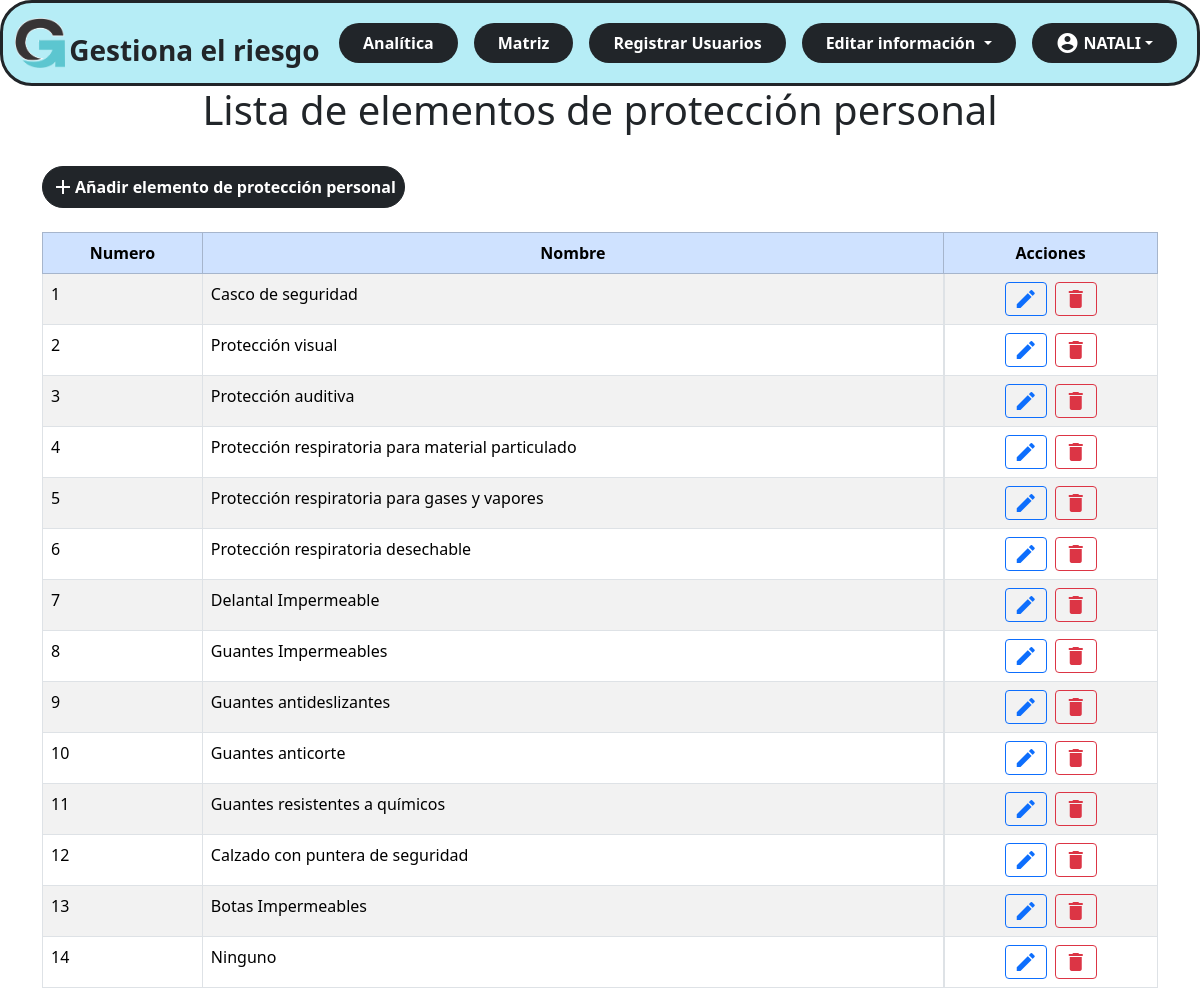
The page /administrador/epp.php (signed in) on the database its author committed.
### tables this page shows
CREATE TABLE `tblelementosproteccionpersonal` (
  `Codigo` int(3) NOT NULL,
  `Nombre` varchar(100) NOT NULL
);

### administrador/epp.php (the view, shortened to what this page needs)
<!DOCTYPE html>
<html lang="en">
<head>
    <link rel="stylesheet" href="style.css">
    <link rel="stylesheet" href="./css/style_admin.css">
    <?php
    include ('vistas\nav.php');
    include ('conexion.php');
    ?>
</head>
<body>
    <div class="container-fluid">
        <h1>Lista de elementos de protección personal</h1>
    </div>
    <br>
    <div class="container">
        <buttom type="buttom" class="btn btn-dark btn-md mb-4  p-2 rounded-5 " data-bs-toggle="modal"
            data-bs-target="#modalAddEpp">
            <div class="d-flex align-items-center ">
                <span class="material-icons">add</span>
                <div class=""><b>Añadir elemento de protección personal</b></div>
            </div>
        </buttom>
        <table id="tbl_id" class="table table-bordered table-striped">
            <thead class="table-primary align-middle text-center">
                <tr>
                    <th>Numero</th>
                    <th>Nombre</th>
                    <th>Acciones</th>
                </tr>
            </thead>
            <tbody class="table-striped table-hover">
                <?php
                $epps = $con->query("SELECT * FROM tblelementosproteccionpersonal");
                foreach ($epps as $epp) {
                    ?>
                    <tr>
                        <td>
                            <?php echo $epp['Codigo']; ?>
                        </td>
                        <td>
                            <?php echo $epp['Nombre']; ?>
                        </td>
                        <td class="d-flex justify-content-center gap-2">
                            <a type="button" data-bs-toggle="modal"
                                data-bs-target="#editarModal<?php echo $epp['Codigo']; ?>">
                                <span class="material-icons btn btn-outline-primary btn-sm">edit</span>
                            </a>
                            <a type="button" onclick="return confirmarEliminarEpp(<?php echo $epp['Codigo']; ?>);">
                                <span class="material-icons btn btn-outline-danger btn-sm">delete</span>
                            </a>
                        </td>
                    </tr>
                    <?php
                }
                ?>
            </tbody>
        </table>
    </div>
</body>
</html>

### css/style_admin.css (style rules this page uses)
h1 { text-align: center; }

### rows shown on the page
tblelementosproteccionpersonal: Codigo "1", Nombre "Casco de seguridad"
tblelementosproteccionpersonal: Codigo "2", Nombre "Protección visual"
tblelementosproteccionpersonal: Codigo "3", Nombre "Protección auditiva"
tblelementosproteccionpersonal: Codigo "4", Nombre "Protección respiratoria para material particulado"
tblelementosproteccionpersonal: Codigo "5", Nombre "Protección respiratoria para gases y vapores"
tblelementosproteccionpersonal: Codigo "6", Nombre "Protección respiratoria desechable"
tblelementosproteccionpersonal: Codigo "7", Nombre "Delantal Impermeable"
tblelementosproteccionpersonal: Codigo "8", Nombre "Guantes Impermeables"
tblelementosproteccionpersonal: Codigo "9", Nombre "Guantes antideslizantes"
tblelementosproteccionpersonal: Codigo "10", Nombre "Guantes anticorte"
tblelementosproteccionpersonal: Codigo "11", Nombre "Guantes resistentes a químicos"
tblelementosproteccionpersonal: Codigo "12", Nombre "Calzado con puntera de seguridad"
tblelementosproteccionpersonal: Codigo "13", Nombre "Botas Impermeables"
tblelementosproteccionpersonal: Codigo "14", Nombre "Ninguno"

### other values the page prints
$_SESSION['nombre'] "NATALI"
